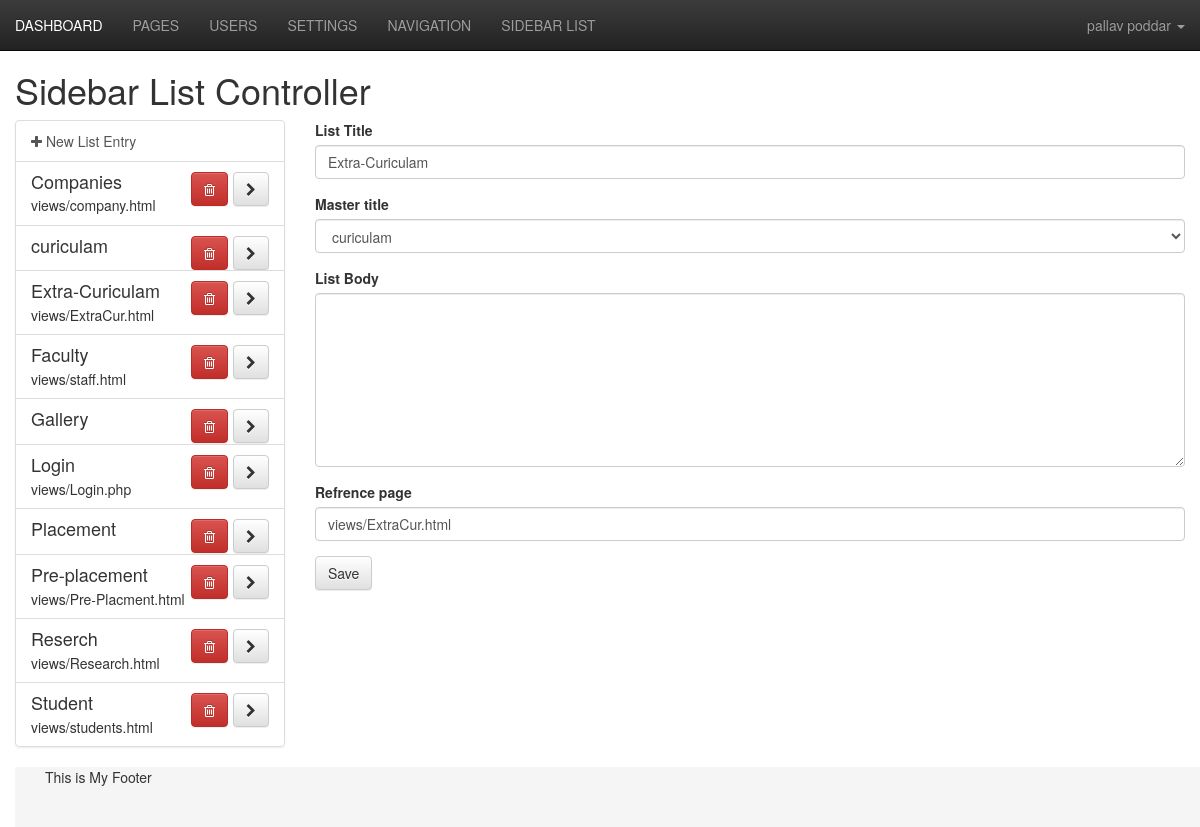
Page /admin/index.php?page=sidebar&id=14 (signed in) on the committed database.
### tables this page shows
CREATE TABLE IF NOT EXISTS `sidebar` (
  `id` mediumint(9) NOT NULL AUTO_INCREMENT,
  `title` varchar(150) NOT NULL,
  `master` varchar(150) DEFAULT NULL,
  `body` longtext NOT NULL,
  `parent_id` int(11) NOT NULL DEFAULT '0',
  `path` varchar(200) NOT NULL,
  PRIMARY KEY (`id`)
);

### admin/index.php (called while the page is built)
<?php
include('template/header.php');
 include('views/'.$page.'.php');
 include('template/footer.php');
 ?>

### admin/functions/data.php (the view, shortened to what this page needs)
<?php
function data_side($dbc, $id){
$q="SELECT * FROM sidebar WHERE id= $id";
$r=mysqli_query($dbc,$q);
$data=mysqli_fetch_assoc($r);
$data['body_nohtml'] = strip_tags($data['body']);
if($data['body'] == $data['body_nohtml']) {
    $data['body_formatted'] = '<p>'.$data['body'].'</p>';
} else {
    $data['body_formatted'] = $data['body'];
}
return $data;
}
?>

### admin/config/query.php (called while the page is built, shortened)
<?php
switch($page){
    case 'sidebar':
            if(isset($_GET['id'])){ $opened=data_side($dbc,$_GET['id']); }
        break;
}
?>

### admin/config/setup.php (called while the page is built, shortened)
<?php
include('../config/connection.php');
include("functions/data.php");
if(isset($_GET['page'])){
    $page = $_GET['page'];
}else{
    $page = 'dashboard';
}
include("config/query.php");
?>

### admin/functions/data.php (the view, shortened to what this page needs)
<?php
function data_side($dbc, $id){
$q="SELECT * FROM sidebar WHERE id= $id";
$r=mysqli_query($dbc,$q);
$data=mysqli_fetch_assoc($r);
$data['body_nohtml'] = strip_tags($data['body']);
if($data['body'] == $data['body_nohtml']) {
    $data['body_formatted'] = '<p>'.$data['body'].'</p>';
} else {
    $data['body_formatted'] = $data['body'];
}
return $data;
}
?>

### admin/views/sidebar.php (shortened to what this page needs)
<p>
<h1> Sidebar List Controller </h1>
</p>
<div class="row">
    <div class="col-md-3">
        <div class="list-group">
            <a class="list-group-item" href="?page=sidebar">
                <i class="fa fa-plus"></i> New List Entry
            </a>
        <?php
        $q="Select * from sidebar ORDER BY title ASC";
        $r=mysqli_query($dbc, $q);
        while($list=mysqli_fetch_assoc($r)){
               	if ($list['path']!=' ') {
					   $blurb=substr(strip_tags($list['path']),0,120);
				   } else {
						$blurb=substr(strip_tags($list['body']),0,120);
				   }
            ?>
        <div id="list_<?php echo $list['id']; ?>" class="list-group-item  <?php  selected($list['id'], $opened['ID'], ' active'); ?>" >
            <h4 class="list-group-item-heading"><?php echo $list['title'];?>
                <span class="pull-right">
                    <a href="#" id="del_<?php echo $list['id']; ?>" class="btn btn-danger btn-delete-list"><i class="fa fa-trash-o"></i></a>
                    <a href="index.php?page=sidebar&id=<?php echo $list['id']; ?>" class="btn btn-default"><i class="fa fa-chevron-right"></i></a>
                </span>
            </h4>
            <p class="list-group-item-text"><?php echo $blurb;?></p>
        </div>
       	<?php }?>
        </div>
    </div>
    <div class="col-md-9">
        <form action="index.php?page=sidebar&id=<?php echo $opened['ID']; ?>" method="post" role="form">
            <div class="form-group">
            <label for="title">List Title</label>
            <input type="text" name="title" class="form-control" value="<?php echo $opened['title']; ?>" id="title" placeholder="List Title">
            </div>
            <div class="form-group">
                <label for="master">Master title</label>
                <select name="master" class="form-control" id="master">
                    <?php
                    $dbc=mysqli_connect("localhost","root","root","mca") or die("Error:.." .mysqli_connect_error);
                    $sql = "SELECT * FROM sidebar ORDER BY id ASC";
                    $items = mysqli_query($dbc,$sql);
                    while ($obj = mysqli_fetch_array($items)) {?>
                        <option <?php if($opened['master']==$obj['title']) {echo 'selected';}  ?> value=<?php echo "'".$obj['title']."'" ?>><?php echo $obj['title']; ?></option>
                    <?php
                    }
                    ?>
                </select>
            </div>
            <div class="form-group">
            <label for="body">List Body</label>
            <textarea name="body" class="form-control editor" id="body"  rows="8" placeholder="List Body">
                <?php echo $opened['body']; ?>
            </textarea>
            </div>
            <div class="form-group">
            <label for="pathof">Refrence page</label>
            <input type="pathof" name="pathof" class="form-control" value="<?php echo $opened['path']; ?>" id="pathof" placeholder="path of the data in this link">
            </div>
            <button type="submit" class="btn btn-default">Save</button>
        </form>
    </div>
</div>

### admin/config/css.php (style rules this page uses)
html { position: relative; min-height: 100%; }
body { margin-bottom: 60px; padding-top: 50px; }

### rows in the picture
sidebar: title "Companies", path "views/company.html"
sidebar: title "curiculam"
sidebar: title "Extra-Curiculam", path "views/ExtraCur.html", master "curiculam", pathof "views/ExtraCur.html"
sidebar: title "Faculty", path "views/staff.html"
sidebar: title "Gallery"
sidebar: title "Login", path "views/Login.php"
sidebar: title "Placement"
sidebar: title "Pre-placement", path "views/Pre-Placment.html"
sidebar: title "Reserch", path "views/Research.html"
sidebar: title "Student", path "views/students.html"

### other values in the picture
$user['fullname'] "pallav poddar"
